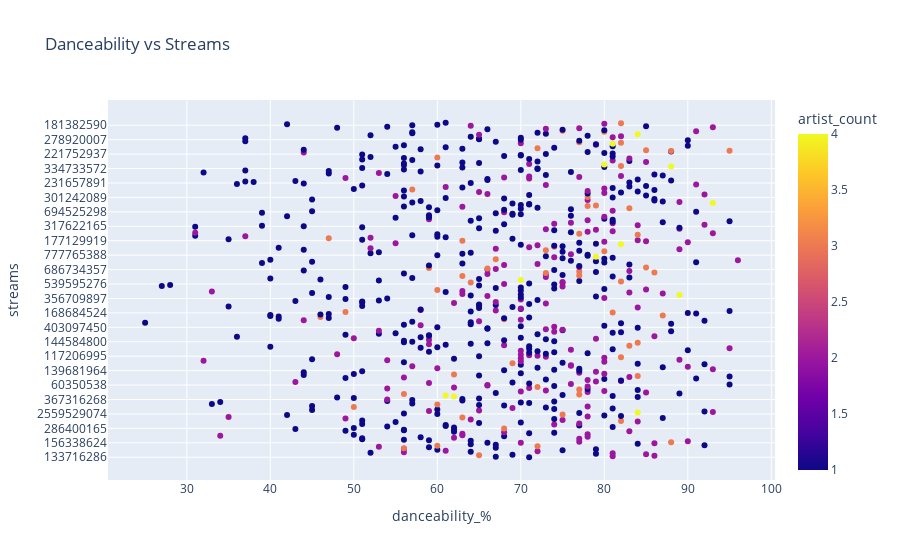

Notebook code cell kept with this figure:
### Code cell
# Scatter plot for danceability vs streams
fig2 = px.scatter(data_no_outliers, 
                  x='danceability_%', 
                  y='streams', 
                  color='artist_count',
                  hover_data=['track_name', 'artist(s)_name'],
                  title='Danceability vs Streams',
                  color_continuous_scale='Plasma')
fig2.show()

### Figure 1 — Plotly figure (JSON) as saved in the notebook; plotly's stock layout.template omitted (floating-point values rounded to 4 significant figures; data arrays with more than 128 entries replaced by an {"elided": "..."} marker saying what was removed)
{"data": [{"customdata": {"elided": "674x2 str values"}, "hovertemplate": "danceability_%=%{x}<br>streams=%{y}<br>track_name=%{customdata[0]}<br>artist(s)_name=%{customdata[1]}<br>artist_count=%{marker.color}<extra></extra>", "legendgroup": "", "marker": {"color": {"elided": "674 int values"}, "coloraxis": "coloraxis", "symbol": "circle"}, "mode": "markers", "name": "", "orientation": "h", "showlegend": false, "type": "scatter", "x": {"elided": "674 int values"}, "xaxis": "x", "y": {"elided": "674 str values"}, "yaxis": "y"}], "layout": {"autosize": true, "coloraxis": {"colorbar": {"title": {"text": "artist_count"}}, "colorscale": [[0, "#0d0887"], [0.1111, "#46039f"], [0.2222, "#7201a8"], [0.3333, "#9c179e"], [0.4444, "#bd3786"], [0.5556, "#d8576b"], [0.6667, "#ed7953"], [0.7778, "#fb9f3a"], [0.8889, "#fdca26"], [1, "#f0f921"]]}, "legend": {"tracegroupgap": 0}, "title": {"text": "Danceability vs Streams"}, "xaxis": {"anchor": "y", "autorange": true, "domain": [0, 1], "range": [20.67, 100.3], "title": {"text": "danceability_%"}, "type": "linear"}, "yaxis": {"anchor": "x", "autorange": true, "domain": [0, 1], "range": [-55.46, 727.5], "title": {"text": "streams"}, "type": "category"}}}
